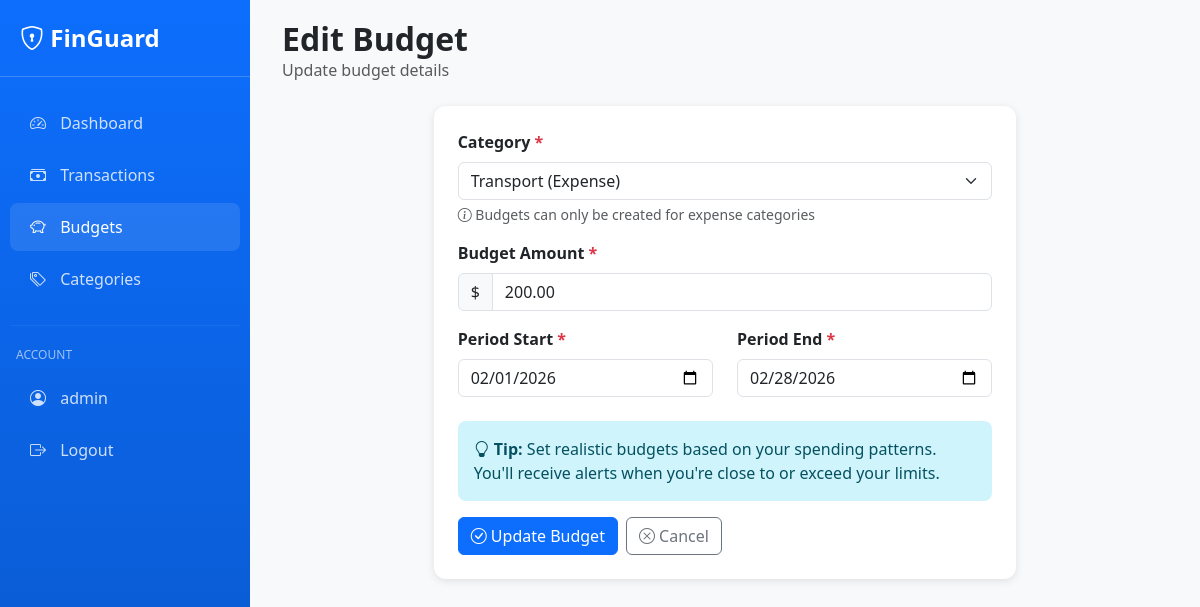
The page /budgets/3/edit/ (signed in) on the database its author committed.
### core/models.py (models this page shows, shortened)
class User(AbstractUser):
    phone = models.CharField(max_length=15, blank=True, null=True, help_text="Contact phone number")
    class Meta:
        db_table = 'users'
        verbose_name = 'User'
        verbose_name_plural = 'Users'

class Budget(models.Model):
    user = models.ForeignKey(User, on_delete=models.CASCADE, related_name='budgets')
    category = models.ForeignKey(Category, on_delete=models.CASCADE, related_name='budgets')
    amount = models.DecimalField(
        max_digits=12,
        decimal_places=2,
        validators=[MinValueValidator(Decimal('0.01'))],
        help_text="Budget limit amount"
    )
    period_start = models.DateField(help_text="Budget period start date")
    period_end = models.DateField(help_text="Budget period end date")
    created_at = models.DateTimeField(auto_now_add=True)
    updated_at = models.DateTimeField(auto_now=True)
    class Meta:
        db_table = 'budgets'
        verbose_name = 'Budget'
        verbose_name_plural = 'Budgets'
        ordering = ['-period_start']
        indexes = [
            models.Index(fields=['user', 'period_start', 'period_end']),
            models.Index(fields=['category']),
        ]

### core/views.py (the view, shortened to what this page needs)
# urls.py: path('budgets/<int:pk>/edit/', views.BudgetUpdateView.as_view(), name='budget_update'),
class BudgetUpdateView(LoginRequiredMixin, UpdateView):
    model = Budget
    form_class = BudgetForm
    template_name = 'core/budget_form.html'
    success_url = reverse_lazy('core:budget_list')
    def get_queryset(self):
        return Budget.objects.filter(user=self.request.user)
    def get_form_kwargs(self):
        kwargs = super().get_form_kwargs()
        kwargs['user'] = self.request.user
        return kwargs

### core/forms.py (shortened to what this page needs)
class BudgetForm(forms.ModelForm):
    class Meta:
        model = Budget
        fields = ['category', 'amount', 'period_start', 'period_end']
        widgets = {
            'category': forms.Select(attrs={'class': 'form-select'}),
            'amount': forms.NumberInput(attrs={
                'class': 'form-control',
                'step': '0.01',
                'min': '0.01',
                'placeholder': '0.00'
            }),
            'period_start': forms.DateInput(attrs={
                'class': 'form-control',
                'type': 'date'
            }),
            'period_end': forms.DateInput(attrs={
                'class': 'form-control',
                'type': 'date'
            }),
        }
    def __init__(self, *args, **kwargs):
        self.user = kwargs.pop('user', None)
        super().__init__(*args, **kwargs)
        if self.user:
            from django.db import models as django_models
            self.fields['category'].queryset = Category.objects.filter(
                type=Category.EXPENSE
            ).filter(
                django_models.Q(user=self.user) | django_models.Q(is_default=True)
            ).order_by('name')

### core/models.py (called while the page is built)
    def __str__(self):
        return f"{self.name} ({self.get_type_display()})"

### core/templates/core/budget_form.html (shortened to what this page needs)
{% extends 'base.html' %}
{% load django_bootstrap5 %}
{% block page_header %}
<div class="container-fluid mb-4">
    <div class="row align-items-center">
        <div class="col">
            <h2 class="fw-bold mb-0">
                {% if object %}Edit{% else %}Create{% endif %} Budget
            </h2>
            <p class="text-muted mb-0">
                {% if object %}Update budget details{% else %}Set a spending limit for a category{% endif %}
            </p>
        </div>
    </div>
</div>
{% endblock %}
{% block content %}
<div class="container-fluid">
    <div class="row justify-content-center">
        <div class="col-lg-8">
            <div class="card stat-card">
                <div class="card-body p-4">
                    <form method="post">
                        <div class="mb-3">
                            <label for="{{ form.category.id_for_label }}" class="form-label fw-semibold">
                                Category <span class="text-danger">*</span>
                            </label>
                            {{ form.category }}
                            <div class="form-text">
                                <i class="bi bi-info-circle"></i>
                                Budgets can only be created for expense categories
                            </div>
                        </div>
                        <div class="mb-3">
                            <label for="{{ form.amount.id_for_label }}" class="form-label fw-semibold">
                                Budget Amount <span class="text-danger">*</span>
                            </label>
                            <div class="input-group">
                                <span class="input-group-text">$</span>
                                {{ form.amount }}
                            </div>
                        </div>
                        <div class="row">
                            <div class="col-md-6">
                                <div class="mb-3">
                                    <label for="{{ form.period_start.id_for_label }}" class="form-label fw-semibold">
                                        Period Start <span class="text-danger">*</span>
                                    </label>
                                    {{ form.period_start }}
                                </div>
                            </div>
                            <div class="col-md-6">
                                <div class="mb-4">
                                    <label for="{{ form.period_end.id_for_label }}" class="form-label fw-semibold">
                                        Period End <span class="text-danger">*</span>
                                    </label>
                                    {{ form.period_end }}
                                </div>
                            </div>
                        </div>
                        <div class="alert alert-info">
                            <i class="bi bi-lightbulb"></i>
                            <strong>Tip:</strong> Set realistic budgets based on your spending patterns.
                            You'll receive alerts when you're close to or exceed your limits.
                        </div>
                        <div class="d-flex gap-2">
                            <button type="submit" class="btn btn-primary">
                                <i class="bi bi-check-circle"></i>
                                {% if object %}Update{% else %}Create{% endif %} Budget
                            </button>
                            <a href="{% url 'core:budget_list' %}" class="btn btn-outline-secondary">
                                <i class="bi bi-x-circle"></i> Cancel
                            </a>
                        </div>
                    </form>
                </div>
            </div>
        </div>
    </div>
</div>
{% endblock %}

### core/templates/base.html (shortened to what this page needs)
<!DOCTYPE html>
<html lang="en">
<head>
    <link href="https://cdn.jsdelivr.net/npm/bootstrap@5.3.0/dist/css/bootstrap.min.css" rel="stylesheet"
>
    <link rel="stylesheet" href="https://cdn.jsdelivr.net/npm/bootstrap-icons@1.10.5/font/bootstrap-icons.css">
</head>
<body>
    {% if user.is_authenticated %}
    <div class="sidebar">
        <div class="brand">
            <i class="bi bi-shield-lock"></i> FinGuard
        </div>
        <nav class="nav flex-column">
            <a class="nav-link {% if request.resolver_match.url_name == 'dashboard' %}active{% endif %}"
               href="{% url 'core:dashboard' %}">
                <i class="bi bi-speedometer2"></i> Dashboard
            </a>
            <a class="nav-link {% if 'transaction' in request.resolver_match.url_name %}active{% endif %}"
               href="{% url 'core:transaction_list' %}">
                <i class="bi bi-cash-stack"></i> Transactions
            </a>
            <a class="nav-link {% if 'budget' in request.resolver_match.url_name %}active{% endif %}"
               href="{% url 'core:budget_list' %}">
                <i class="bi bi-piggy-bank"></i> Budgets
            </a>
            <a class="nav-link {% if 'category' in request.resolver_match.url_name %}active{% endif %}"
               href="{% url 'core:category_list' %}">
                <i class="bi bi-tags"></i> Categories
            </a>
            <hr style="border-color: rgba(255, 255, 255, 0.2); margin: 20px 10px;">
            <div class="px-3 mb-2" style="color: rgba(255, 255, 255, 0.6); font-size: 12px; text-transform: uppercase;">
                Account
            </div>
            <a class="nav-link" href="#">
                <i class="bi bi-person-circle"></i> {{ user.username }}
            </a>
            <a class="nav-link" href="{% url 'core:logout' %}">
                <i class="bi bi-box-arrow-right"></i> Logout
            </a>
        </nav>
    </div>
    {% endif %}
    <div class="{% if user.is_authenticated %}main-content{% else %}container mt-5{% endif %}">
        {% block page_header %}{% endblock %}
        {% block content %}{% endblock %}
    </div>
</body>
</html>

### core/templates/base.html (style rules this page uses)
:root { --sidebar-width: 250px; --primary-color: #0d6efd; --success-color: #198754; --danger-color: #dc3545; --warning-color: #ffc107; }
body { font-family: 'Segoe UI', Tahoma, Geneva, Verdana, sans-serif; background-color: #f8f9fa; }
.sidebar { position: fixed; top: 0; left: 0; height: 100vh; width: var(--sidebar-width); background: linear-gradient(180deg, #0d6efd 0%, #0a58ca 100%); padding: 20px 0; z-index: 1000; overflow-y: auto; }
.sidebar .brand { color: white; font-size: 24px; font-weight: bold; padding: 0 20px 20px; border-bottom: 1px solid rgba(255, 255, 255, 0.2); margin-bottom: 20px; }
.sidebar .nav-link { color: rgba(255, 255, 255, 0.8); padding: 12px 20px; margin: 2px 10px; border-radius: 8px; transition: all 0.3s; }
.sidebar .nav-link:hover, .sidebar .nav-link.active { background-color: rgba(255, 255, 255, 0.1); color: white; }
.sidebar .nav-link i { width: 24px; margin-right: 10px; }
.main-content { margin-left: var(--sidebar-width); padding: 20px; min-height: 100vh; }
.stat-card { border: none; border-radius: 12px; box-shadow: 0 2px 8px rgba(0, 0, 0, 0.1); transition: transform 0.2s, box-shadow 0.2s; }
.stat-card .card-body { padding: 1.5rem; }
.alert { border-radius: 8px; border: none; }

### rows shown on the page
User: username "admin"
Budget: category "Transport (Expense)", amount "200.00", period_start "02/01/2026", period_end "02/28/2026"
